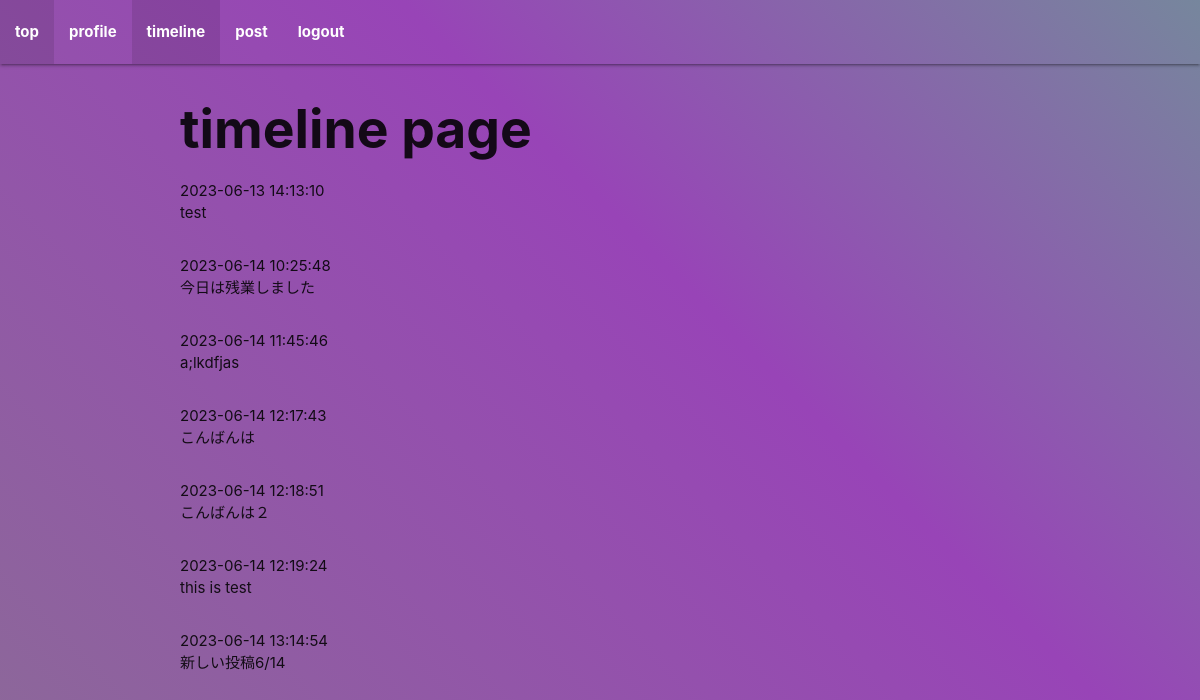
/timeline (signed in), run on the app's committed database.
### app.py (models this page shows)
class Post(Base):
    __tablename__ = 'posts'
    id = Column(Integer, primary_key=True)
    content = Column(String)
    created_at = Column(DateTime, default=func.now())
    user_id = Column(Integer, ForeignKey('users.id'))
    user = relationship('User')

### app.py (the view)
@app.route('/timeline')
def timeline():
    success_message = request.args.get('success_message')
    posts = db_session.query(Post).all()
    print(posts)
    for post in posts:
        print(post.content)
    return render_template('timeline.html', success_message=success_message, posts=posts)

### app.py (called while the page is built)
@app.context_processor
def inject_is_active():
    def is_active(page):
        return 'active' if request.path == url_for(page) else ''
    return dict(is_active=is_active)

@app.context_processor
def page_list():
    before_login_list = ['top', 'register', 'login']
    after_login_list = ['top', 'profile', 'timeline', 'post', 'logout']
    if 'username' in session:
        page_list = after_login_list
    else:
        page_list = before_login_list
    return dict(page_list=page_list)

### templates/timeline.html (shortened to what this page needs)
{% extends "base.html" %}
{% block content %}
<div class="container">
    <h2 class="page_title">timeline page</h2>
    {% for post in posts %}
        <div>{{ post.created_at }}</div>
        <div>{{ post.content }}</div>
        <div class="space"></div>
    {% endfor %}
</div>
{% endblock %}

### static/styles.css (style rules this page uses)
.page_title { font-weight: bold; }
.space { height: 30px; }

### data on the page
Post: created_at "2023-06-13 14:13:10", content "test"
Post: created_at "2023-06-14 10:25:48", content "今日は残業しました"
Post: created_at "2023-06-14 11:45:46", content "a;lkdfjas"
Post: created_at "2023-06-14 12:17:43", content "こんばんは"
Post: created_at "2023-06-14 12:18:51", content "こんばんは２"
Post: created_at "2023-06-14 12:19:24", content "this is test"
Post: created_at "2023-06-14 13:14:54", content "新しい投稿6/14"

### other printed values
{{ i }} "top" "profile" "timeline" "post" "logout"
